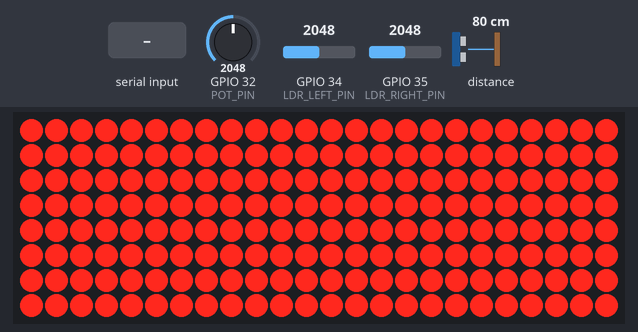
The sketch below on a simulated ESP32. Shown: 24×8 LED matrix. The inputs (shaded band) are chosen by the test bench; at power-on: GPIO 34 (LDR_LEFT_PIN) = 2048, GPIO 35 (LDR_RIGHT_PIN) = 2048, GPIO 32 (POT_PIN) = 2048, distance to the obstacle 80 cm. What the sketch prints to the serial monitor is not drawn.

Above: at 1.2 s.
1.3 s: GPIO 34 (LDR_LEFT_PIN) set to 1532
2.8 s: GPIO 34 (LDR_LEFT_PIN) set to 1427
At 3.5 s:
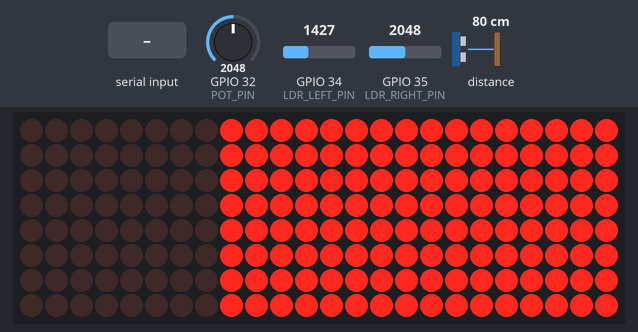
4.3 s: GPIO 35 (LDR_RIGHT_PIN) set to 1560
5.8 s: GPIO 35 (LDR_RIGHT_PIN) set to 1450
At 6.2 s:
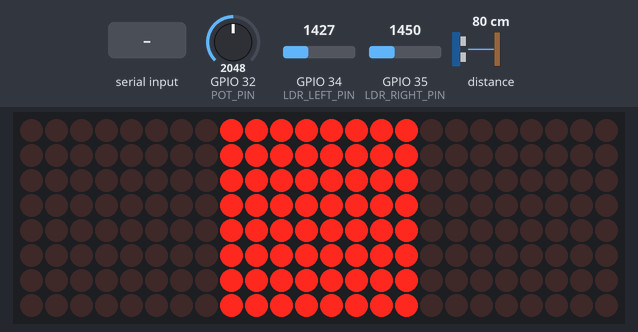
7.3 s: GPIO 34 (LDR_LEFT_PIN) set to 1540
At 8.0 s:
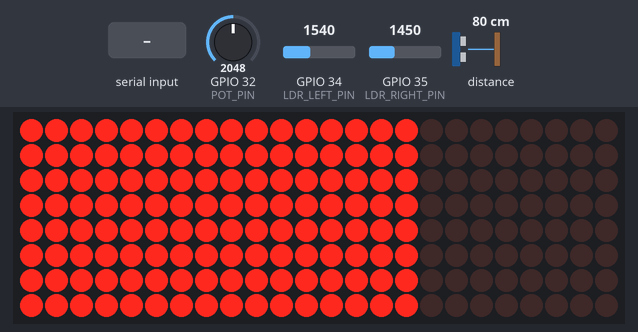
8.8 s: "90,45\n" received over Serial
Timing chart, 0 to 11.5 s (numbered marks = the images above; inputs shaded):
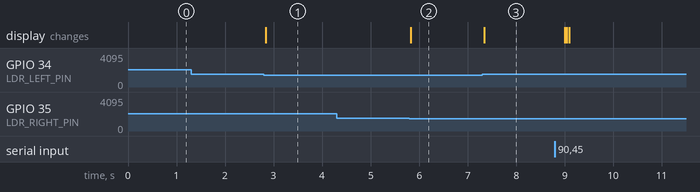

Measured:
- the behaviour switches between 1500 and 1499 on GPIO 34 (LDR_LEFT_PIN) (found by bisection; images 0 and 1)
- the behaviour switches between 1500 and 1499 on GPIO 35 (LDR_RIGHT_PIN) (found by bisection; images 1 and 2)
- after the input at 1.3 s, every drawn part: stays the same
- after the input at 2.8 s, the display: changes at once (image 1)
- after the input at 4.3 s, every drawn part: stays the same
- after the input at 5.8 s, the display: changes at once (image 2)
- after the input at 7.3 s, the display: changes at once (image 3)

The sketch:

Hack_team_kamchoor.ino
```cpp
// RECEIVER ESP32 CODE with ToF integration (VL53L0X)
// --------------------------------------------------
// Features kept: Manual (Serial 1–5, 10s lock), Pot-based base intensity,
// LDR-driven on/off per side, Center always ON
// New: ToF-based near-object dimming (~90%) on affected side when < 15 cm
#include <MD_MAX72xx.h>
#include <SPI.h>
#include <Wire.h>
#include <Adafruit_VL53L0X.h>
// ---------- LED Matrix (MAX7219) ----------
#define HARDWARE_TYPE MD_MAX72XX::FC16_HW
#define MAX_DEVICES   3
#define CS_PIN        5  // Chip select pin for SPI
// Device index mapping (left/center/right) for readability
#define DEV_RIGHT 0
#define DEV_CENTER 1
#define DEV_LEFT 2
MD_MAX72XX mx = MD_MAX72XX(HARDWARE_TYPE, CS_PIN, MAX_DEVICES);
// ---------- Sensors ----------
#define LDR_LEFT_PIN    34  // LDR controlling leftmost matrix
#define LDR_RIGHT_PIN   35  // LDR controlling rightmost matrix
#define POT_PIN         32  // Potentiometer pin (ADC)
// LDR thresholds (tuned to your setup)
#define LDR_LEFT_THRESHOLD   1500
#define LDR_RIGHT_THRESHOLD  1500
// ---------- ToF (VL53L0X) ----------
Adafruit_VL53L0X tof = Adafruit_VL53L0X();
#define TOF_ACTIVE                1        // set 0 to compile out ToF logic
#define TOF_NEAR_MM               150      // 15 cm threshold
#define TOF_DIM_FACTOR_NUM        1        // ~10% of base level
#define TOF_DIM_FACTOR_DEN        10
// ---------- Manual Intensity Lock ----------
unsigned long manualSetTime = 0; // When manual intensity was last set
bool manualMode = false;
// ---------- Helpers: intensity mapping ----------
/*
 * Intensity level 1–5 -> MAX7219 hardware intensity 0–15
 * Same mapping you used globally, but now we can do per-device, too.
 */
uint8_t levelToHwIntensity(int level) {
  switch (level) {
    case 1: return 0;   // Dimmest
    case 2: return 3;   // Dim
    case 3: return 7;   // Medium
    case 4: return 11;  // Bright
    case 5: return 15;  // Brightest
    default: return 7;  // Safe default
  }
}
/*
 * Clamp 1–5
 */
int clampLevel(int lvl) {
  if (lvl < 1) return 1;
  if (lvl > 5) return 5;
  return lvl;
}
/*
 * Set per-device intensity (1–5), independent of others
 */
void setDeviceIntensity(int deviceIndex, int level) {
  mx.control(deviceIndex, MD_MAX72XX::INTENSITY, levelToHwIntensity(clampLevel(level)));
}
/*
 * Turn off all LEDs on a specific matrix device
 */
void turnOffMatrix(int deviceIndex) {
  mx.clear(deviceIndex);
}

/*
 * Turn on all LEDs on a specific matrix device (all pixels lit)
 */
void turnOnMatrix(int deviceIndex) {
  for (int row = 0; row < 8; row++) {
    mx.setRow(deviceIndex, row, 0xFF);
  }
}
// SETUP
void setup() {
  Serial.begin(115200);
  mx.begin();
  mx.clear();
  Serial.println("\n--- Matrix Control + ToF Ready ---");
  Serial.println("Send 1-5 to set brightness manually (locks for 10s).");
  Serial.println("--------------------------------");
  // I2C + ToF init
  #if TOF_ACTIVE
  Wire.begin(); // use default SDA/SCL pins on ESP32
  if (!tof.begin()) {
    Serial.println("WARNING: VL53L0X not found. ToF dimming disabled.");
  } else {
    Serial.println("VL53L0X initialized.");
  }
  #endif
  // Initial medium intensities
  setDeviceIntensity(DEV_LEFT,   3);
  setDeviceIntensity(DEV_CENTER, 3);
  setDeviceIntensity(DEV_RIGHT,  3);
}
//======================================================================
// LOOP
//======================================================================
void loop() {
  // -------- 1) Manual Serial input 1–5 (locks for 10s) --------
  int baseLevel = 3; // will be overwritten if manual lock inactive
  if (Serial.available() > 0) {
    char input = Serial.read();
    int level = input - '0';
    if (level >= 1 && level <= 5) {
      baseLevel = level;
      manualMode = true;
      manualSetTime = millis();
      Serial.print("Manual base intensity set to ");
      Serial.println(baseLevel);
    }
  }
  // -------- 2) Pot-based base intensity (if manual not locked) --------
  if (manualMode && millis() - manualSetTime < 10000) {
    // keep previous manual base level during lock window
    // (we won't recompute baseLevel here; devices will keep last applied)
  } else {
    manualMode = false;
    int potValue = analogRead(POT_PIN);           // 0–4095 (ESP32 ADC)
    baseLevel   = map(potValue, 0, 4095, 1, 5);   // map to 1–5
  }
  // -------- 3) Read LDRs --------
  int leftLdrValue  = analogRead(LDR_LEFT_PIN);
  int rightLdrValue = analogRead(LDR_RIGHT_PIN);
  // Decide ON/OFF for side matrices based on LDR (original rules)
  bool leftShouldBeOn  = (leftLdrValue  >= LDR_LEFT_THRESHOLD);
  bool rightShouldBeOn = (rightLdrValue >= LDR_RIGHT_THRESHOLD);
  // Center matrix is ALWAYS ON (original rule)
  turnOnMatrix(DEV_CENTER);
  if (leftShouldBeOn)  turnOnMatrix(DEV_LEFT);  else turnOffMatrix(DEV_LEFT);
  if (rightShouldBeOn) turnOnMatrix(DEV_RIGHT); else turnOffMatrix(DEV_RIGHT);
  // -------- 4) ToF read + per-side dim logic --------
  // Base intensity for all three
  int leftLevel   = baseLevel;
  int centerLevel = baseLevel;
  int rightLevel  = baseLevel;
  #if TOF_ACTIVE
  VL53L0X_RangingMeasurementData_t measure;
  bool tofOk = false;
  // Some libs return true/false; Adafruit's uses rangingTest(&measure, debug)
  tof.rangingTest(&measure, false);
  if (measure.RangeStatus == 0) { // 0 means valid
    tofOk = true;
    uint16_t dist = measure.RangeMilliMeter;
    // Debug print
    // Serial.printf("ToF distance: %u mm\n", dist);
    if (dist < TOF_NEAR_MM) {
      // ToF says an object is near. Decide which side to dim by ~90%.
      // Heuristic from README: use LDR to infer side of approaching vehicle (headlight glare).
      // - If left LDR indicates glare (below threshold) -> dim LEFT
      // - Else if right LDR indicates glare -> dim RIGHT
      // - Else dim BOTH sides (fallback)
      auto dimmed = [&](int lvl) {
        int d = (lvl * TOF_DIM_FACTOR_NUM) / TOF_DIM_FACTOR_DEN;
        if (d < 1) d = 1; // never fully off via dimming
        return d;
      };
      bool leftGlare  = (leftLdrValue  < LDR_LEFT_THRESHOLD);
      bool rightGlare = (rightLdrValue < LDR_RIGHT_THRESHOLD);
      if (leftGlare && leftShouldBeOn) {
        leftLevel = dimmed(leftLevel);  // ~10% of base
      }
      if (rightGlare && rightShouldBeOn) {
        rightLevel = dimmed(rightLevel);
      }
      if (!leftGlare && !rightGlare) {
        // No side inferred -> dim both sides slightly to be safe
        if (leftShouldBeOn)  leftLevel  = dimmed(leftLevel);
        if (rightShouldBeOn) rightLevel = dimmed(rightLevel);
      }
      // Center remains at base, per your spec (always on, no directional dim)
    }
  }
  #endif
  // -------- 5) Apply per-device intensities --------
  // If matrix is OFF, intensity setting is harmless but we still set it to keep state coherent.
  setDeviceIntensity(DEV_LEFT,   leftLevel);
  setDeviceIntensity(DEV_CENTER, centerLevel);
  setDeviceIntensity(DEV_RIGHT,  rightLevel);
  delay(10); // loop stability
}
```
